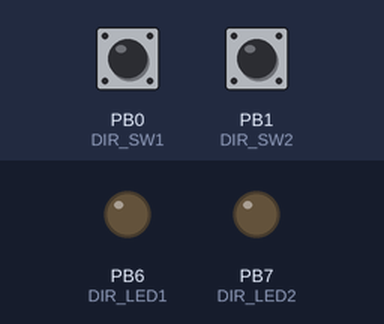
Bench run of a program on a simulated ATmega16, built with avr-gcc and emulated at 1 MHz. On the bench: output pins drawn as LEDs (lit = HIGH). Inputs (shaded band) come from the test bench; at power-on: PB0 (DIR_SW1) HIGH, PB1 (DIR_SW2) HIGH.

Above: at 1.2 s.
1.3 s: PB0 (DIR_SW1) pulled LOW for 0.15 s
At 1.37 s:
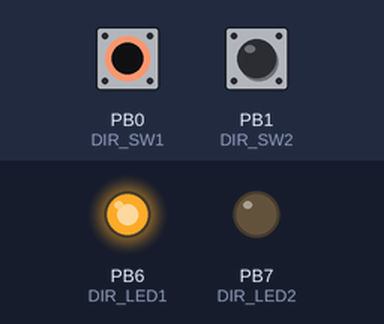
2.9 s: PB1 (DIR_SW2) pulled LOW for 0.15 s
At 2.97 s:
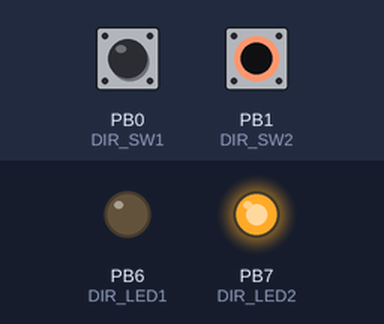
4.5 s: PB1 (DIR_SW2) pulled LOW for 3.2 s
At 8.6 s:
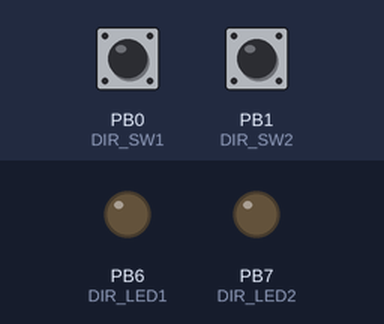
9.2 s: PB0 (DIR_SW1) pulled LOW for 3.2 s
At 9.8 s:
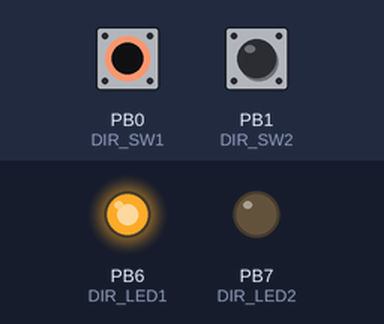
13.9 s: PB0 (DIR_SW1) driven LOW and PB1 (DIR_SW2) driven LOW
At 14.6 s:
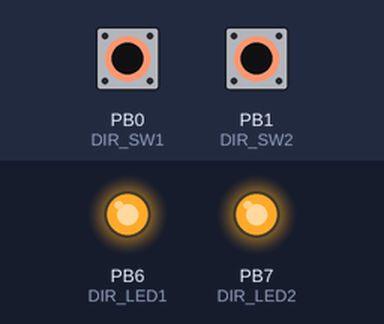
Timing chart, 0 to 16.4 s (numbered marks = the images above; inputs shaded):
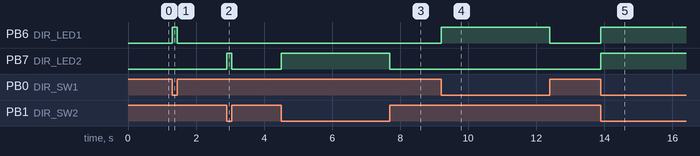

Measured:
- after the input at 1.3 s, PB6 (DIR_LED1): LOW → HIGH at once, → LOW 0.15 s later
- after the input at 2.9 s, PB7 (DIR_LED2): LOW → HIGH at once, → LOW 0.15 s later
- after the input at 4.5 s, PB7 (DIR_LED2): LOW → HIGH at once, → LOW 3.2 s later
- after the input at 9.2 s, PB6 (DIR_LED1): LOW → HIGH at once, → LOW 3.2 s later
- after the input at 13.9 s, PB6 (DIR_LED1), PB7 (DIR_LED2): LOW → HIGH at once

The program:

main.c
```c
/*
 * PUSHBUTTON.c
 *
 * Created: 04-07-2024 12:55:04
 * Author : SRIDHAR
 */

#define F_CPU 1000000UL
#include <avr/io.h>
#include <util/delay.h>

#define DIR_SW1		DDRB & (~(1<<PB0))			//	O/P Direction of the PB0
#define DIR_SW2		DDRB & (~(1<<PB1))			//	O/P Direction of the PB1

#define DIR_LED1	DDRB | (1<<PB6)				//	I/P Direction of the PB6
#define DIR_LED2	DDRB | (1<<PB7)				//	I/P Direction of the PB7

#define VAL_SW1		( ! (PINB & (1<<PB0)))		//	Assign the PB0 is the initially 0
#define VAL_SW2		( ! (PINB & (1<<PB1)))		//	Assign the PB1 is the initially 0

#define ON			1
#define OFF			0

int main(void)
{
	DDRB	=	DIR_SW1;
	DDRB	=	DIR_SW2;

	PORTB	=	PORTB & (~(1<<PB0));
	PORTB	=	PORTB & (~(1<<PB1));

	DDRB	=	DIR_LED1;
	DDRB	=	DIR_LED2;

	PORTB	=	PORTB | (1<<PB6);
	PORTB	=	PORTB | (1<<PB7);

    while (1)
    {
		if (VAL_SW1 == ON)
		{
			PORTB	=	PORTB | (1<<PB6);
		}
		else if (VAL_SW1 == OFF)
		{
			PORTB	=	PORTB & (~(1<<PB6));
		}

		if (VAL_SW2 == ON)
		{
			PORTB	=	PORTB | (1<<PB7);
		}
		else if (VAL_SW2 == OFF)
		{
			PORTB	=	PORTB & (~(1<<PB7));
		}
    }
}
```
